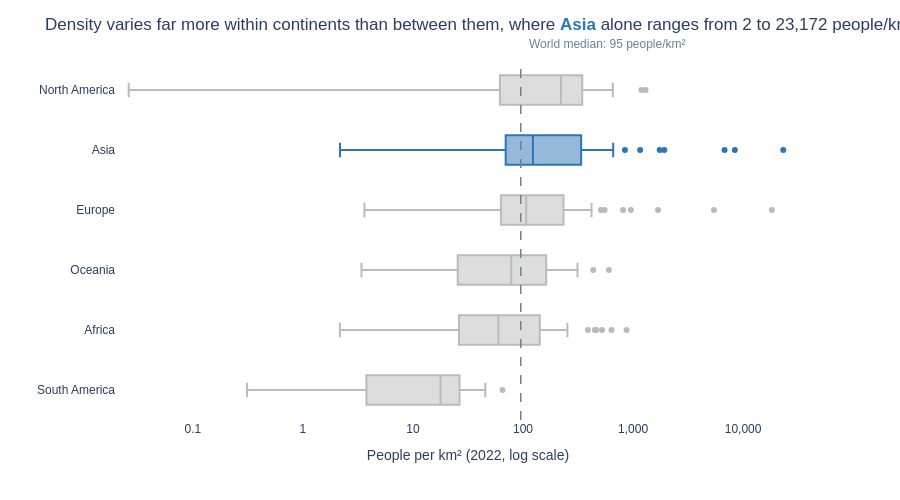

Source (notebook cell):
### Markdown cell above
**Chart choice & justification:** *Which chart did you choose, and why? Justify design choices.

For this question, I chose a box plot to use because the question asks for the "spread, not just the average" and involves comparing multiple groups, as 6 continents. Here, the box plot provides us a compact representation of the median, IQR, and outliers. A histogram is better suited for a single distribution, while a violin plot would produce a misleading shape, given that some continents have very few countries (for instance, 14 in South America). The density is heavily right-skewed (ranging from 23,000/km² in Macau to 0.03/km² in Greenland), so I applied a log scale. Otherwise, all the boxes would have been compressed against zero.

The continents are ordered by their medians, and the chart is oriented horizontally because the continent names are long. Outliers—consisting of city-states and microstates—are displayed individually using `points='outliers'`.

The reference line represents the global median rather than the mean, as the median is a more accurate measure of central tendency for skewed data. I used a gray-and-highlight color scheme: Asia is colored blue (matching the color used for Asia in others as well) because it contains the world’s most densely populated areas as Macau, Singapore, Hong Kong and exhibits the widest absolute range. The other continents are shown in gray to provide context. In the title, the word "Asia" is colored to match the corresponding box.

### Code cell
# Q4
order = df.groupby('Continent')['Density'].median().sort_values(ascending=False).index.tolist()
world_med = df['Density'].median()
asia = df.loc[df['Continent'] == 'Asia', 'Density']

fig = px.box(df, x='Density', y='Continent', color='Continent', orientation='h',
             points='outliers', log_x=True,
             category_orders={'Continent': order},           # sorted by median, highest on top
             color_discrete_map={c: (BLUE if c == 'Asia' else GREY) for c in order},   # grey + highlight
             hover_name='Country', template='plotly_white', height=500)

# Median reference line (median, not mean: density is heavily skewed)
fig.add_vline(x=world_med, line_dash='dash', line_color='slategrey', line_width=1.5)
fig.add_annotation(x=np.log10(world_med), y=1.02, xref='x', yref='paper',   # annotation x on a log axis = log10
                   text=f'World median: {world_med:.0f} people/km²', showarrow=False,
                   xanchor='left', xshift=6, yanchor='bottom', font=dict(color='slategrey', size=12))

fig.update_layout(
    title=(f"Density varies far more within continents than between them, where "
           f"<span style='color:{BLUE}'><b>Asia</b></span> alone ranges from {asia.min():.0f} to {asia.max():,.0f} people/km²"),
    font=dict(family='Arial', size=12),
    boxmode='overlay', showlegend=False,                 # one box per row, centred
    xaxis=dict(title='People per km² (2022, log scale)', showgrid=False,
               tickvals=[0.1, 1, 10, 100, 1000, 10000], ticktext=['0.1', '1', '10', '100', '1,000', '10,000'],
               range=[np.log10(0.02), np.log10(50000)]),   # log axis range is given in log10 units
    yaxis=dict(title=''))
fig.show()

### Figure 1 — Plotly figure (JSON) as saved in the notebook; plotly's stock layout.template omitted (floating-point values rounded to 4 significant figures)
{"data": [{"alignmentgroup": "True", "boxpoints": "outliers", "hovertemplate": "<b>%{hovertext}</b><br><br>Continent=%{y}<br>Density=%{x}<extra></extra>", "hovertext": ["Anguilla", "Antigua and Barbuda", "Aruba", "Bahamas", "Barbados", "Belize", "Bermuda", "British Virgin Islands", "Canada", "Cayman Islands", "Costa Rica", "Cuba", "Curacao", "Dominica", "Dominican Republic", "El Salvador", "Greenland", "Grenada", "Guadeloupe", "Guatemala", "Haiti", "Honduras", "Jamaica", "Martinique", "Mexico", "Montserrat", "Nicaragua", "Panama", "Puerto Rico", "Saint Barthelemy", "Saint Kitts and Nevis", "Saint Lucia", "Saint Martin", "Saint Pierre and Miquelon", "Saint Vincent and the Grenadines", "Sint Maarten", "Trinidad and Tobago", "Turks and Caicos Islands", "United States", "United States Virgin Islands"], "legendgroup": "North America", "marker": {"color": "#BBBBBB"}, "name": "North America", "notched": false, "offsetgroup": "North America", "orientation": "h", "showlegend": true, "x": [174.3, 212.1, 591.4, 29.4, 655.0, 17.65, 1189.0, 207.3, 3.851, 260.2, 101.4, 102.0, 430.5, 96.85, 230.7, 301.1, 0.0261, 364.6, 243.1, 163.9, 417.5, 92.74, 257.2, 325.8, 64.91, 43.04, 53.3, 58.46, 366.7, 522.2, 182.6, 292.0, 599.8, 24.22, 267.2, 1299.0, 298.4, 48.21, 36.09, 286.6], "x0": " ", "xaxis": "x", "y": ["North America", "North America", "North America", "North America", "North America", "North America", "North America", "North America", "North America", "North America", "North America", "North America", "North America", "North America", "North America", "North America", "North America", "North America", "North America", "North America", "North America", "North America", "North America", "North America", "North America", "North America", "North America", "North America", "North America", "North America", "North America", "North America", "North America", "North America", "North America", "North America", "North America", "North America", "North America", "North America"], "y0": " ", "yaxis": "y", "type": "box"}, {"alignmentgroup": "True", "boxpoints": "outliers", "hovertemplate": "<b>%{hovertext}</b><br><br>Continent=%{y}<br>Density=%{x}<extra></extra>", "hovertext": ["Afghanistan", "Armenia", "Azerbaijan", "Bahrain", "Bangladesh", "Bhutan", "Brunei", "Cambodia", "China", "Georgia", "Hong Kong", "India", "Indonesia", "Iran", "Iraq", "Israel", "Japan", "Jordan", "Kazakhstan", "Kuwait", "Kyrgyzstan", "Laos", "Lebanon", "Macau", "Malaysia", "Maldives", "Mongolia", "Myanmar", "Nepal", "North Korea", "Oman", "Pakistan", "Palestine", "Philippines", "Qatar", "Saudi Arabia", "Singapore", "South Korea", "Sri Lanka", "Syria", "Taiwan", "Tajikistan", "Thailand", "Timor-Leste", "Turkey", "Turkmenistan", "United Arab Emirates", "Uzbekistan", "Vietnam", "Yemen"], "legendgroup": "Asia", "marker": {"color": "#2E75B6"}, "name": "Asia", "notched": false, "offsetgroup": "Asia", "orientation": "h", "showlegend": true, "x": [63.06, 93.48, 119.6, 1924.0, 1160.0, 20.38, 77.88, 92.62, 146.9, 53.72, 6783.0, 431.1, 144.7, 53.73, 101.5, 435.2, 328.0, 126.3, 7.119, 239.6, 33.16, 31.8, 525.2, 23170.0, 102.6, 1746.0, 2.173, 80.08, 207.6, 216.3, 14.79, 267.4, 844.1, 337.5, 232.6, 16.94, 8416.0, 517.1, 332.8, 119.5, 660.2, 69.55, 139.7, 90.18, 108.9, 13.18, 112.9, 77.4, 296.4, 63.82], "x0": " ", "xaxis": "x", "y": ["Asia", "Asia", "Asia", "Asia", "Asia", "Asia", "Asia", "Asia", "Asia", "Asia", "Asia", "Asia", "Asia", "Asia", "Asia", "Asia", "Asia", "Asia", "Asia", "Asia", "Asia", "Asia", "Asia", "Asia", "Asia", "Asia", "Asia", "Asia", "Asia", "Asia", "Asia", "Asia", "Asia", "Asia", "Asia", "Asia", "Asia", "Asia", "Asia", "Asia", "Asia", "Asia", "Asia", "Asia", "Asia", "Asia", "Asia", "Asia", "Asia", "Asia"], "y0": " ", "yaxis": "y", "type": "box"}, {"alignmentgroup": "True", "boxpoints": "outliers", "hovertemplate": "<b>%{hovertext}</b><br><br>Continent=%{y}<br>Density=%{x}<extra></extra>", "hovertext": ["Albania", "Andorra", "Austria", "Belarus", "Belgium", "Bosnia and Herzegovina", "Bulgaria", "Croatia", "Cyprus", "Czech Republic", "Denmark", "Estonia", "Faroe Islands", "Finland", "France", "Germany", "Gibraltar", "Greece", "Guernsey", "Hungary", "Iceland", "Ireland", "Isle of Man", "Italy", "Jersey", "Latvia", "Liechtenstein", "Lithuania", "Luxembourg", "Malta", "Moldova", "Monaco", "Montenegro", "Netherlands", "North Macedonia", "Norway", "Poland", "Portugal", "Romania", "Russia", "San Marino", "Serbia", "Slovakia", "Slovenia", "Spain", "Sweden", "Switzerland", "Ukraine", "United Kingdom", "Vatican City"], "legendgroup": "Europe", "marker": {"color": "#BBBBBB"}, "name": "Europe", "notched": false, "offsetgroup": "Europe", "orientation": "h", "showlegend": true, "x": [98.87, 170.6, 106.6, 45.93, 381.8, 63.14, 61.17, 71.22, 135.3, 133.1, 136.5, 29.32, 38.11, 16.37, 117.1, 233.5, 5442.0, 78.68, 811.6, 107.1, 3.62, 71.48, 147.8, 195.9, 955.0, 28.67, 245.8, 42.11, 250.4, 1688.0, 96.7, 18230.0, 45.4, 419.7, 81.42, 16.78, 127.5, 111.5, 82.47, 8.464, 551.8, 81.73, 115.1, 104.6, 93.99, 23.43, 211.7, 65.79, 277.9, 510], "x0": " ", "xaxis": "x", "y": ["Europe", "Europe", "Europe", "Europe", "Europe", "Europe", "Europe", "Europe", "Europe", "Europe", "Europe", "Europe", "Europe", "Europe", "Europe", "Europe", "Europe", "Europe", "Europe", "Europe", "Europe", "Europe", "Europe", "Europe", "Europe", "Europe", "Europe", "Europe", "Europe", "Europe", "Europe", "Europe", "Europe", "Europe", "Europe", "Europe", "Europe", "Europe", "Europe", "Europe", "Europe", "Europe", "Europe", "Europe", "Europe", "Europe", "Europe", "Europe", "Europe", "Europe"], "y0": " ", "yaxis": "y", "type": "box"}, {"alignmentgroup": "True", "boxpoints": "outliers", "hovertemplate": "<b>%{hovertext}</b><br><br>Continent=%{y}<br>Density=%{x}<extra></extra>", "hovertext": ["American Samoa", "Australia", "Cook Islands", "Fiji", "French Polynesia", "Guam", "Kiribati", "Marshall Islands", "Micronesia", "Nauru", "New Caledonia", "New Zealand", "Niue", "Northern Mariana Islands", "Palau", "Papua New Guinea", "Samoa", "Solomon Islands", "Tokelau", "Tonga", "Tuvalu", "Vanuatu", "Wallis and Futuna"], "legendgroup": "Oceania", "marker": {"color": "#BBBBBB"}, "name": "Oceania", "notched": false, "offsetgroup": "Oceania", "orientation": "h", "showlegend": true, "x": [222.5, 3.403, 72.08, 50.88, 73.5, 312.9, 161.8, 229.7, 162.6, 603.2, 15.61, 19.17, 7.439, 106.8, 39.34, 21.91, 78.25, 25.06, 155.9, 143.0, 435.1, 26.81, 81.49], "x0": " ", "xaxis": "x", "y": ["Oceania", "Oceania", "Oceania", "Oceania", "Oceania", "Oceania", "Oceania", "Oceania", "Oceania", "Oceania", "Oceania", "Oceania", "Oceania", "Oceania", "Oceania", "Oceania", "Oceania", "Oceania", "Oceania", "Oceania", "Oceania", "Oceania", "Oceania"], "y0": " ", "yaxis": "y", "type": "box"}, {"alignmentgroup": "True", "boxpoints": "outliers", "hovertemplate": "<b>%{hovertext}</b><br><br>Continent=%{y}<br>Density=%{x}<extra></extra>", "hovertext": ["Algeria", "Angola", "Benin", "Botswana", "Burkina Faso", "Burundi", "Cameroon", "Cape Verde", "Central African Republic", "Chad", "Comoros", "Djibouti", "DR Congo", "Egypt", "Equatorial Guinea", "Eritrea", "Eswatini", "Ethiopia", "Gabon", "Gambia", "Ghana", "Guinea", "Guinea-Bissau", "Ivory Coast", "Kenya", "Lesotho", "Liberia", "Libya", "Madagascar", "Malawi", "Mali", "Mauritania", "Mauritius", "Mayotte", "Morocco", "Mozambique", "Namibia", "Niger", "Nigeria", "Republic of the Congo", "Reunion", "Rwanda", "Sao Tome and Principe", "Senegal", "Seychelles", "Sierra Leone", "Somalia", "South Africa", "South Sudan", "Sudan", "Tanzania", "Togo", "Tunisia", "Uganda", "Western Sahara", "Zambia", "Zimbabwe"], "legendgroup": "Africa", "marker": {"color": "#BBBBBB"}, "name": "Africa", "notched": false, "offsetgroup": "Africa", "orientation": "h", "showlegend": true, "x": [18.85, 28.55, 118.6, 4.519, 83.06, 463.1, 58.71, 147.1, 8.956, 13.8, 449.4, 48.31, 42.22, 110.7, 59.71, 31.33, 69.2, 111.7, 8.925, 253.2, 140.3, 56.37, 58.29, 87.33, 93.09, 75.96, 47.61, 3.872, 50.44, 172.2, 18.22, 4.595, 637.0, 871.9, 83.88, 41.13, 3.109, 20.69, 236.6, 17.46, 387.9, 523.1, 235.9, 88.03, 237.0, 120.0, 27.6, 49.05, 17.61, 24.85, 69.3, 155.8, 75.52, 195.6, 2.165, 26.6, 41.77], "x0": " ", "xaxis": "x", "y": ["Africa", "Africa", "Africa", "Africa", "Africa", "Africa", "Africa", "Africa", "Africa", "Africa", "Africa", "Africa", "Africa", "Africa", "Africa", "Africa", "Africa", "Africa", "Africa", "Africa", "Africa", "Africa", "Africa", "Africa", "Africa", "Africa", "Africa", "Africa", "Africa", "Africa", "Africa", "Africa", "Africa", "Africa", "Africa", "Africa", "Africa", "Africa", "Africa", "Africa", "Africa", "Africa", "Africa", "Africa", "Africa", "Africa", "Africa", "Africa", "Africa", "Africa", "Africa", "Africa", "Africa", "Africa", "Africa", "Africa", "Africa"], "y0": " ", "yaxis": "y", "type": "box"}, {"alignmentgroup": "True", "boxpoints": "outliers", "hovertemplate": "<b>%{hovertext}</b><br><br>Continent=%{y}<br>Density=%{x}<extra></extra>", "hovertext": ["Argentina", "Bolivia", "Brazil", "Chile", "Colombia", "Ecuador", "Falkland Islands", "French Guiana", "Guyana", "Paraguay", "Peru", "Suriname", "Uruguay", "Venezuela"], "legendgroup": "South America", "marker": {"color": "#BBBBBB"}, "name": "South America", "notched": false, "offsetgroup": "South America", "orientation": "h", "showlegend": true, "x": [16.37, 11.13, 25.28, 25.93, 45.43, 65.02, 0.3105, 3.646, 3.762, 16.67, 26.49, 3.773, 18.91, 30.88], "x0": " ", "xaxis": "x", "y": ["South America", "South America", "South America", "South America", "South America", "South America", "South America", "South America", "South America", "South America", "South America", "South America", "South America", "South America"], "y0": " ", "yaxis": "y", "type": "box"}], "layout": {"xaxis": {"anchor": "y", "domain": [0, 1], "title": {"text": "People per km² (2022, log scale)"}, "type": "log", "showgrid": false, "tickvals": [0.1, 1, 10, 100, 1000, 10000], "ticktext": ["0.1", "1", "10", "100", "1,000", "10,000"], "range": [-1.699, 4.699]}, "yaxis": {"anchor": "x", "domain": [0, 1], "title": {"text": ""}, "categoryorder": "array", "categoryarray": ["South America", "Africa", "Oceania", "Europe", "Asia", "North America"]}, "legend": {"title": {"text": "Continent"}, "tracegroupgap": 0}, "margin": {"t": 60}, "boxmode": "overlay", "height": 500, "shapes": [{"line": {"color": "slategrey", "dash": "dash", "width": 1.5}, "type": "line", "x0": 95.35, "x1": 95.35, "xref": "x", "y0": 0, "y1": 1, "yref": "y domain"}], "annotations": [{"font": {"color": "slategrey", "size": 12}, "showarrow": false, "text": "World median: 95 people/km²", "x": 1.979, "xanchor": "left", "xref": "x", "xshift": 6, "y": 1.02, "yanchor": "bottom", "yref": "paper"}], "font": {"family": "Arial", "size": 12}, "title": {"text": "Density varies far more within continents than between them, where <span style='color:#2E75B6'><b>Asia</b></span> alone ranges from 2 to 23,172 people/km²"}, "showlegend": false}}
